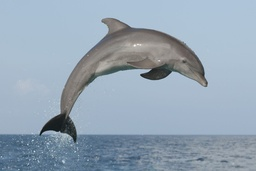
#> input picture steneography/dolphin.jpg, 256 x 171 px, shrunk from 1500 x 1004 before the run, found by its file name
$ python floyd-steinberg-dithering.py
#> lines starting #> are read from the running program, lines starting #| are printed output that depends on the picture
from PIL import Image

img=Image.open('steneography/dolphin.jpg')
#> img is the input picture: PIL image 256x171 RGB; mean R, G, B 148.8, 165.3, 180.6
pixels=img.load()

def find_closest_palette_colour(oldP):
    return (round(oldP[0]/255)*255,round(oldP[1]/255)*255,round(oldP[2]/255)*255)

def twotuplesminus(t1,t2):
    return (t1[0]-t2[0],t1[1]-t2[1],t1[2]-t2[2])

def twotuplesplus(t1,t2,cons):
    return (int(t1[0]+t2[0]*cons),int(t1[1]+t2[1]*cons),int(t1[2]+t2[2]*cons))

for y in range(img.size[1]-1):
    for x in range(1,img.size[0]-1):
        oldP=pixels[x,y]
        Npixel=find_closest_palette_colour(oldP)
        pixels[x,y]=Npixel
        quant_error=twotuplesminus(oldP,Npixel)
        pixels[x + 1,y    ] = twotuplesplus(pixels[x + 1,y    ], quant_error , 7 / 16)
        pixels[x - 1,y + 1] = twotuplesplus(pixels[x - 1,y + 1], quant_error , 3 / 16)
        pixels[x    ,y + 1] = twotuplesplus(pixels[x    ,y + 1], quant_error , 5 / 16)
        pixels[x + 1,y + 1] = twotuplesplus(pixels[x + 1,y + 1], quant_error , 1 / 16)
pixels=img.show()
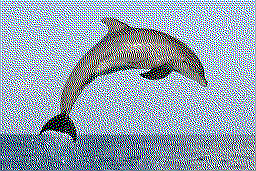
#> shown: PIL image 256x171 RGB; mean R, G, B 146.9, 163.4, 178.7
